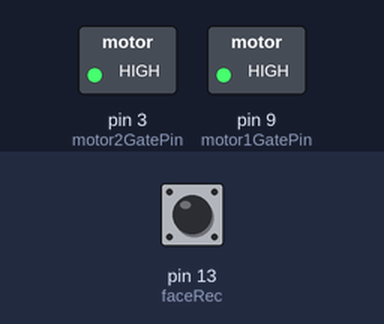
Simulated run of this sketch. Board: Arduino Uno, built with avr-gcc and run on an emulated ATmega328P. Shown: switched loads named in the sketch (green lamp = pin HIGH). Inputs (shaded band) come from the test bench; at power-on: pin 13 (faceRec) HIGH. At 0.0 s the program stops and its outputs stay as they are.

Above: at 0.1 s.
Timing chart, 0 to 1.5 s (numbered marks = the images above):
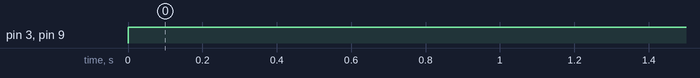

Measured:
- by itself, pin 3 (motor2GatePin), pin 9 (motor1GatePin): LOW → HIGH at 0.00 s

The sketch:

MotionControlRobot.ino
```cpp
//changed motion control based on the fact that there were NO MOTOR CONTROLS IN HIVE!!!!!
//used to use UART
const int motor1GatePin = 9;
const int motor2GatePin = 3;
const int faceRec = 13;

void setup() {
  pinMode(motor1GatePin, OUTPUT);
  pinMode(motor2GatePin, OUTPUT);
  pinMode(faceRec, INPUT);

}

void loop() {
  if (!digitalRead(faceRec)) {
    digitalWrite(motor1GatePin, LOW);  // Gate = 0V -> PMOS ON
    digitalWrite(motor2GatePin, LOW);

  } else {
    digitalWrite(motor1GatePin, HIGH); // Gate = +5V -> PMOS OFF
    digitalWrite(motor2GatePin, HIGH);
    exit(0);
  }
}
```
